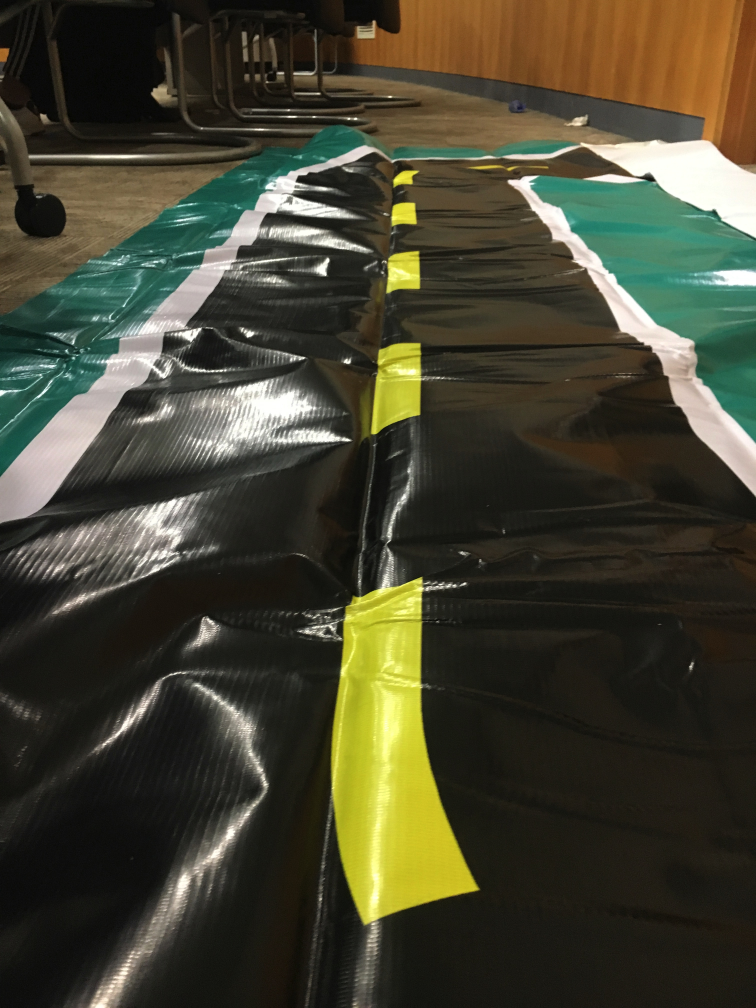
#> input picture lane.jpeg, 3024 x 4032 px (shown at 1/4 size)
$ python connectedComponent.py
#> lines starting #> are read from the running program, lines starting #| are printed output that depends on the picture; after the words box and inside, x2 and y2 are one past the last pixel; in counts of white or black regions, pixels touching at a corner belong together
# -*- coding: utf-8 -*-
import cv2
import numpy as np

image = cv2.imread("lane.jpeg", cv2.IMREAD_COLOR)
#> image is the input picture: shape (4032, 3024, 3); mean B, G, R 48.9, 66.8, 68.1
blurred = cv2.GaussianBlur(image, (5, 5), 0)
gray = cv2.cvtColor(blurred, cv2.COLOR_BGR2GRAY)
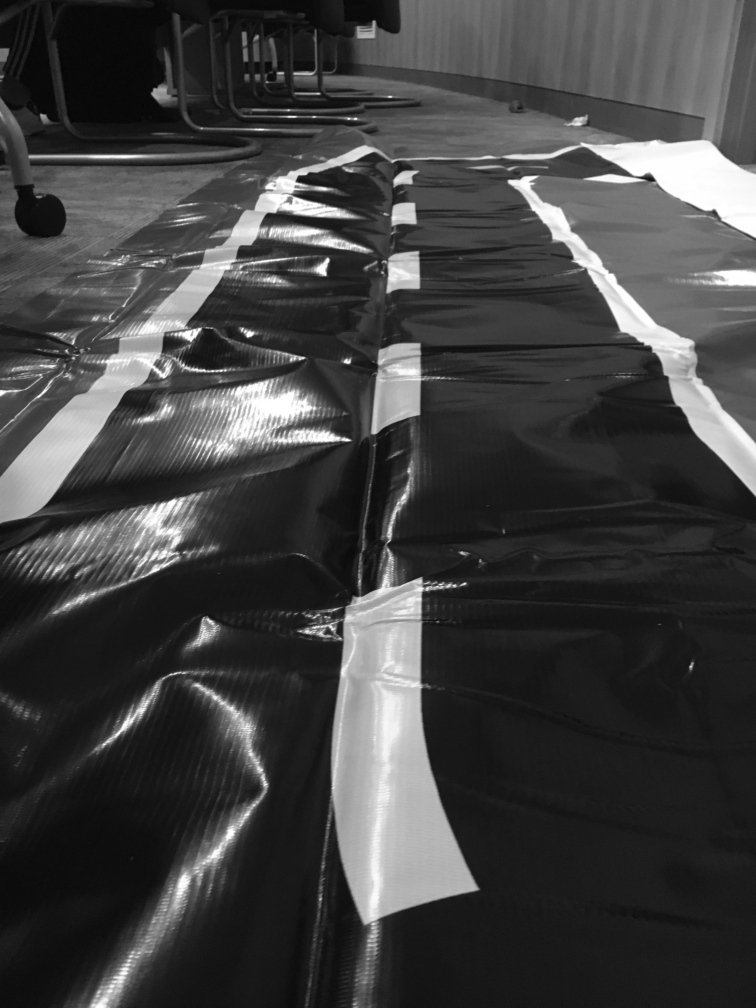
#> gray: shape (4032, 3024) (shown at 1/4 size); min 2, max 255, mean 65.2
_, edge = cv2.threshold(gray, 252, 255, cv2.THRESH_BINARY)
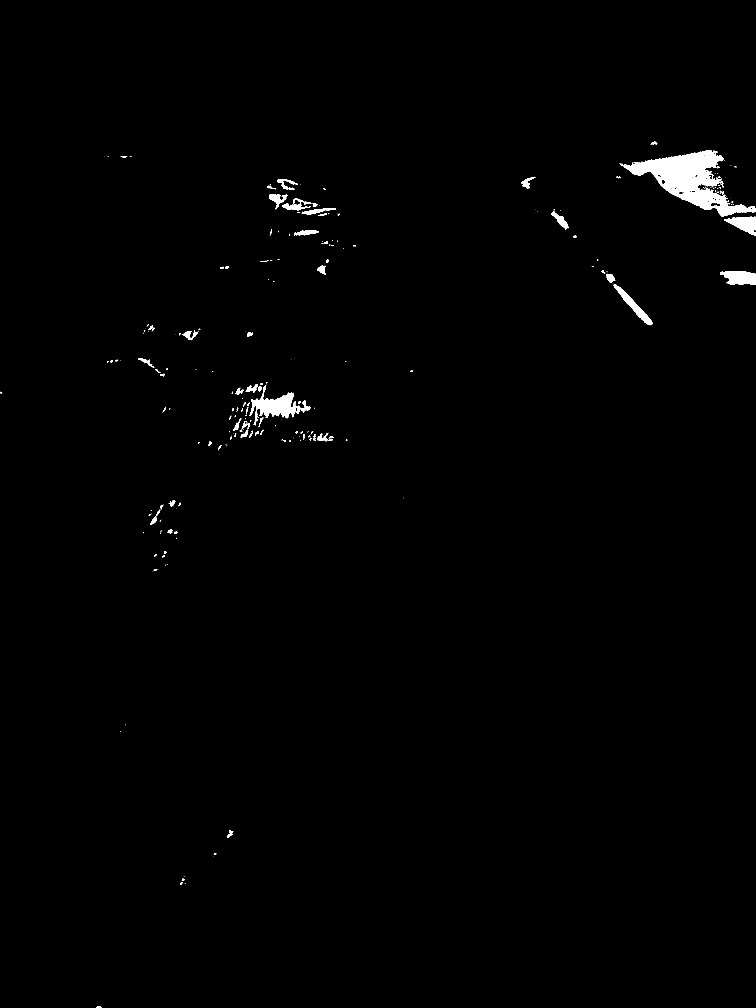
#> edge: shape (4032, 3024) (shown at 1/4 size); 0.83% white; 287 white regions (168 under 20 px), largest, box (x1, y1, x2, y2) and area: (2479, 600, 3024, 868) 49539, (999, 1539, 1244, 1673) 11859, (2880, 1084, 3024, 1139) 5944
edge = cv2.morphologyEx(edge, cv2.MORPH_CLOSE, cv2.getStructuringElement(cv2.MORPH_ELLIPSE, (5, 5)))
#> edge: shape (4032, 3024); 0.85% white; 240 white regions (132 under 20 px), largest, box (x1, y1, x2, y2) and area: (2479, 600, 3024, 868) 51324, (999, 1539, 1244, 1701) 12551, (2880, 1084, 3024, 1139) 5970


nlabels, labels, stats, centroids = cv2.connectedComponentsWithStats(edge)
#> labels: shape (4032, 3024) int32; 241 distinct labels, from 0 to 240
#> nlabels = 241; stats = 241 rows, first 6: [0, 0, 3024, 4032, 12088898], [2603, 566, 26, 13, 192], [2479, 600, 545, 268, 51324], [482, 624, 27, 5, 90], [510, 625, 1, 1, 1], [519, 625, 8, 2, 9]; centroids = 241 pairs, first value 4.22 to 2977.7, second value 572.5 to 4028.2

# Map component labels to hue val
label_hue = np.uint8(179 * labels / np.max(labels))
blank_ch = 255 * np.ones_like(label_hue)
labeled_img = cv2.merge([label_hue, blank_ch, blank_ch])
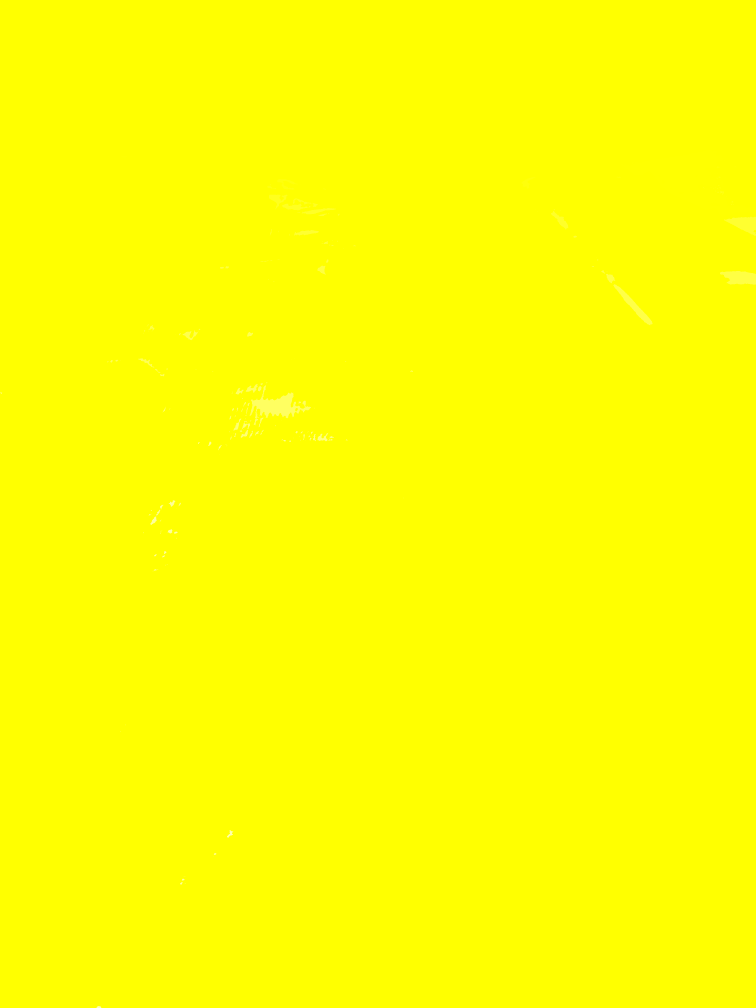
#> labeled_img: shape (4032, 3024, 3) (shown at 1/4 size); mean of channels 0, 1, 2 0.3, 255, 255; drawn as B, G, R

# cvt to BGR for display
labeled_img = cv2.cvtColor(labeled_img, cv2.COLOR_HSV2BGR)
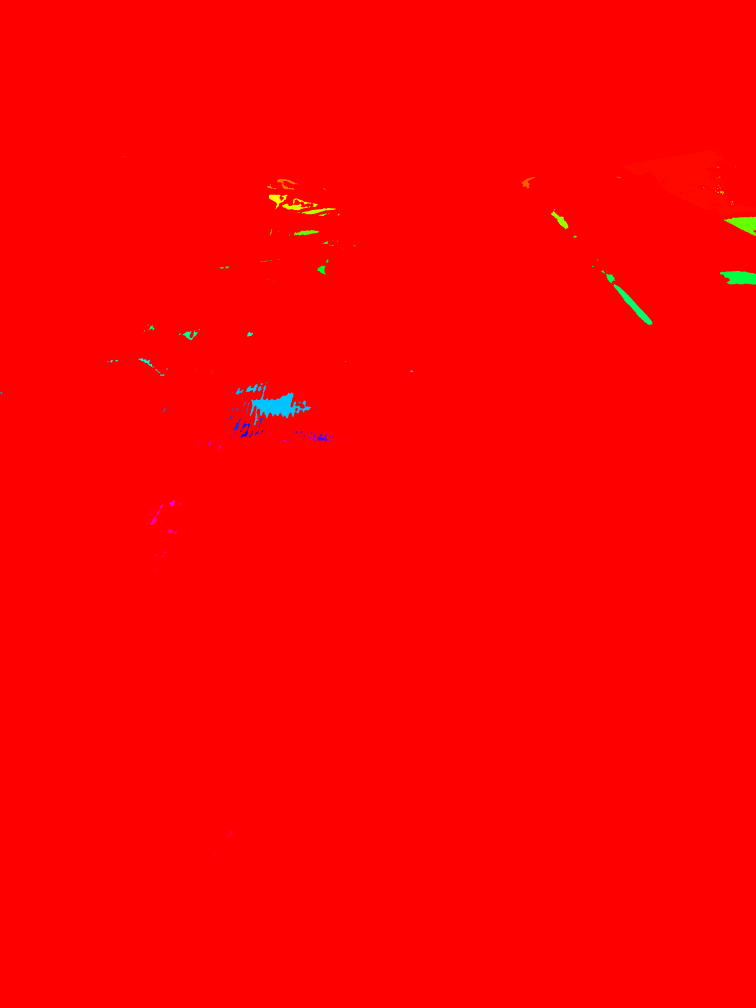
#> labeled_img: shape (4032, 3024, 3) (shown at 1/4 size); mean B, G, R 0.5, 0.9, 254.2

# set bg label to black
labeled_img[label_hue == 0] = 0
cv2.imshow("result", labeled_img)
cv2.waitKey(0)

for i in range(nlabels):
    if i < 2:
        continue
    area = stats[i, cv2.CC_STAT_AREA]
    center_x = int(centroids[i ,0])
    center_y = int(centroids[i ,1])
    left = stats[i, cv2.CC_STAT_LEFT]
    top = stats[i, cv2.CC_STAT_TOP]
    width = stats[i, cv2.CC_STAT_WIDTH]
    height = stats[i, cv2.CC_STAT_HEIGHT]

    if area > 10000:
        cv2.circle(labeled_img, (center_x, center_y), 5, (255, 255, 255), 1)
#> this loop made 241 passes
#> (area, center_x, center_y, left, top, width, height) on passes 3, 4, 12: (51324, 2758, 717, 2479, 600, 545, 268), (90, 496, 626, 482, 624, 27, 5), (56, 2871, 668, 2867, 665, 11, 8)

cv2.imshow("result", labeled_img)
cv2.waitKey(0)
